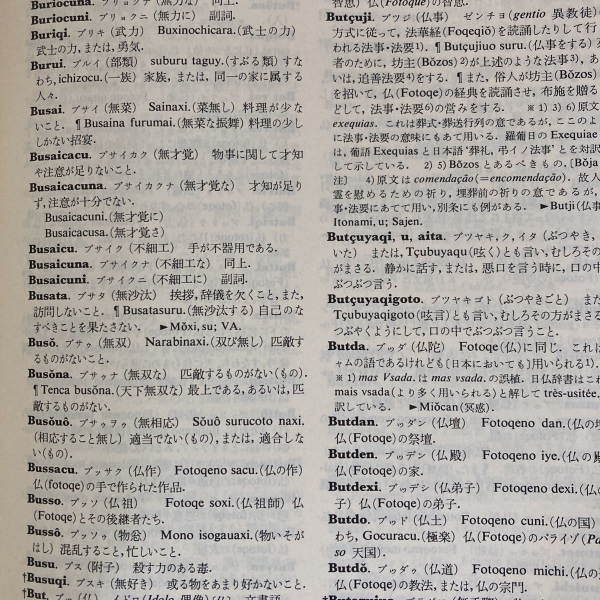
#> input picture sample.jpg, 1200 x 1200 px (shown at 1/2 size)
$ python -i ocr_line_images.py   (imports and definitions only)
#> lines starting #> are read from the running program, lines starting #| are printed output that depends on the picture
#> further down, picture is the input picture: PIL image 1200x1200 RGB; mean R, G, B 172.9, 168.6, 163.5
"""Pixel preparation for already-isolated/rectified OCR lines."""
from PIL import Image, ImageOps


def prepare_rectified_line(image, *, height=48, max_width=4096):
    """Preserve the complete polygon extent; never trim from ink density.

    A dark-paper polygon surrounded by white pixels can exceed a rule detector's
    dark-pixel threshold across most columns. Treating those columns as rules
    silently drops text. Isolation already supplied the desired line extent.
    """
#> called with height = 48, max_width = 4096
    line=ImageOps.autocontrast(image.convert('L'),cutoff=0.2)
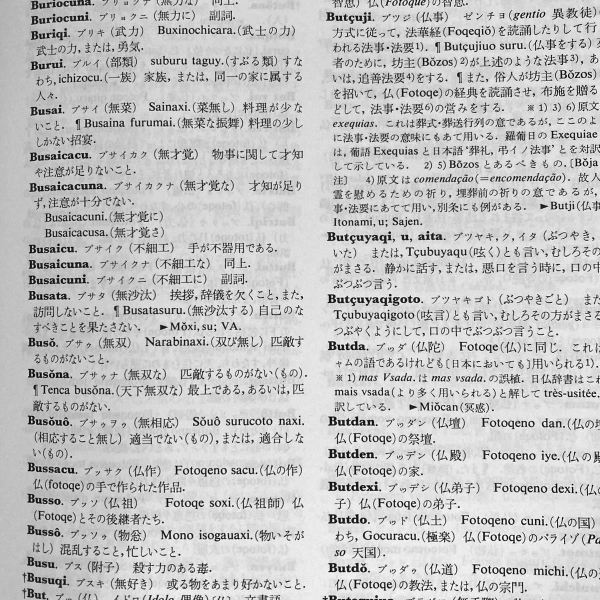
#> line: PIL image 1200x1200 L (shown at 1/2 size); min 0, max 255, mean 194.3
    width=max(1,round(line.width*height/line.height))
#> width = 48
    if max_width:
        width=min(max_width,width)
    return line.resize((width,height),Image.Resampling.LANCZOS)
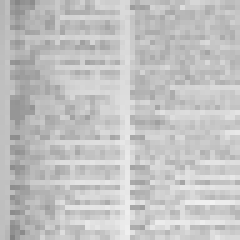
#> returned value: PIL image 48x48 L (shown 5 times larger); min 131, max 242, mean 194.3

>>> from PIL import Image
>>> picture = Image.open('../sample.jpg')
>>> result = prepare_rectified_line(picture)
